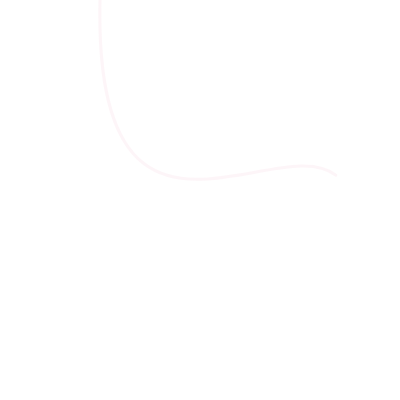
Frame 1 (no input)
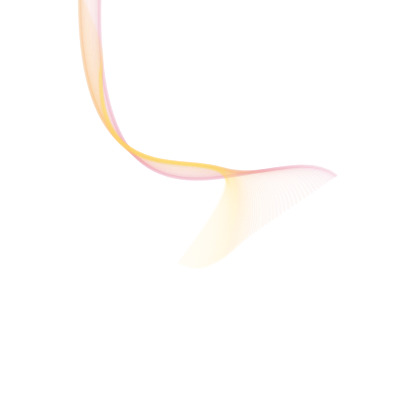
Frame 60 (no input)
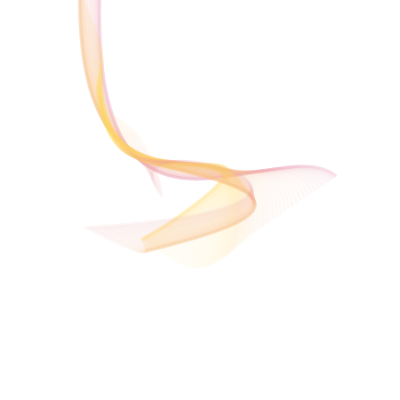
Frame 120 (the mouse pressed at the canvas centre since frame 60)

The p5.js sketch that drew these frames (run headless with seeded random() and noise() and a simulated clock; from frame 60 on, the mouse is pressed at the canvas centre):

// p5.js sketch
// ── sketch.js
let t;
let stepSize = 1000;

function setup() {
    createCanvas(400, 400);
    noFill();
    t = 0;
    strokeWeight(3);
    background(255);
}

function draw() {
    let from = color(196, 42, 240, 20);
    let to = color(253, 219, 100, 20);
    stroke(lerpColor(from, to, (1 + sin(t * 5)) / 2));
    let x1 = width * (2 * noise(t) - 0.5);
    let x2 = width * (2 * noise(t + stepSize) - 0.5);
    let x3 = width * (2 * noise(t + stepSize * 1.2) - 0.5);
    let x4 = width * (2 * noise(t + stepSize * 1.3) - 0.5);
    let y1 = height * (2 * noise(t + stepSize * 1.4) - 0.5);
    let y2 = height * (2 * noise(t + stepSize * 1.5) - 0.5);
    let y3 = height * (2 * noise(t + stepSize * 1.6) - 0.5);
    let y4 = height * (2 * noise(t + stepSize * 1.7) - 0.5);

    bezier(x1, y1, x2, y2, x3, y3, x4, y4);

    t += 0.005;

}
